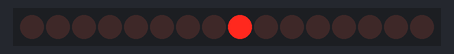
The sketch below on a simulated Arduino Uno, built with avr-gcc and run on an emulated ATmega328P. Shown: 16 shift-register outputs drawn as a row of LEDs (first output left, lit = HIGH). Wiring (inferred from the names in the program): 2 × shift register (74HC595): data pin 11; shift clock pin 12; latch pin 8. Wiring (inferred from the signals the program sends): row of LEDs: on Q0, Q1, Q2, Q3, Q4, Q5, Q6, Q7, Q8, Q9, Q10, Q11, Q12, Q13, Q14, Q15.

Above: at 0.2 s.
At 1.2 s:
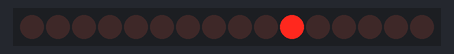
At 2.2 s:
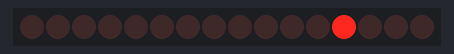
At 4.7 s:
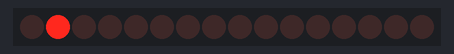
At 7.2 s:
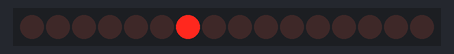
At 9.7 s:
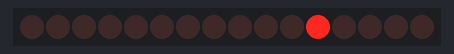
Timing chart, 0 to 10.4 s (numbered marks = the images above):
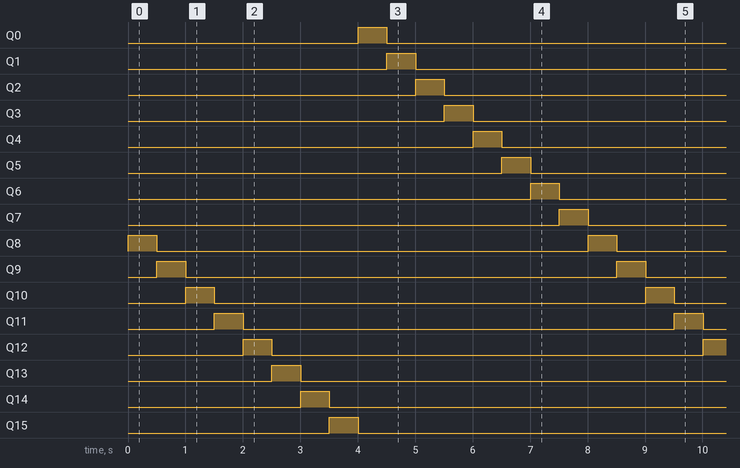

The sketch:

shiftRegister.ino
```cpp
int latchPin = 8;
int clockPin = 12;
int dataPin = 11;

int numOfRegisters = 2;
byte* registerState;

byte leds = 0;

void setup() {
  //Initialize array
  registerState = new byte[numOfRegisters];
  for (size_t i = 0; i < numOfRegisters; i++) {
    registerState[i] = 0;
  }

  //set pins to output so you can control the shift register
  pinMode(latchPin, OUTPUT);
  pinMode(clockPin, OUTPUT);
  pinMode(dataPin, OUTPUT);
}

void loop() {
  effect(500);
}

void effect(int speed){
  for (int i = 0; i < 16; i++){
      regWrite(i, HIGH);
      delay(speed);
      regWrite(i, LOW);
    }
}

void regWrite(int pin, bool state){
  //Determines register
  int reg = pin / 8;
  //Determines pin for actual register
  int actualPin = pin - (8 * reg);

  //Begin session
  digitalWrite(latchPin, LOW);


  for (int i = 0; i < numOfRegisters; i++){
    //Get actual states for register
    byte* states = &registerState[i];

    //Update state
    if (i == reg){
      bitWrite(*states, actualPin, state);
    }

    //Write
    shiftOut(dataPin, clockPin, MSBFIRST, *states);
  }

  //End session
  digitalWrite(latchPin, HIGH);
}
```

Measured:
- by itself, Q0–15: alternates HIGH for 0.50 s and LOW for 7.5 s
- by itself, everything shown: repeats every 8.0 s, in 17 steps
